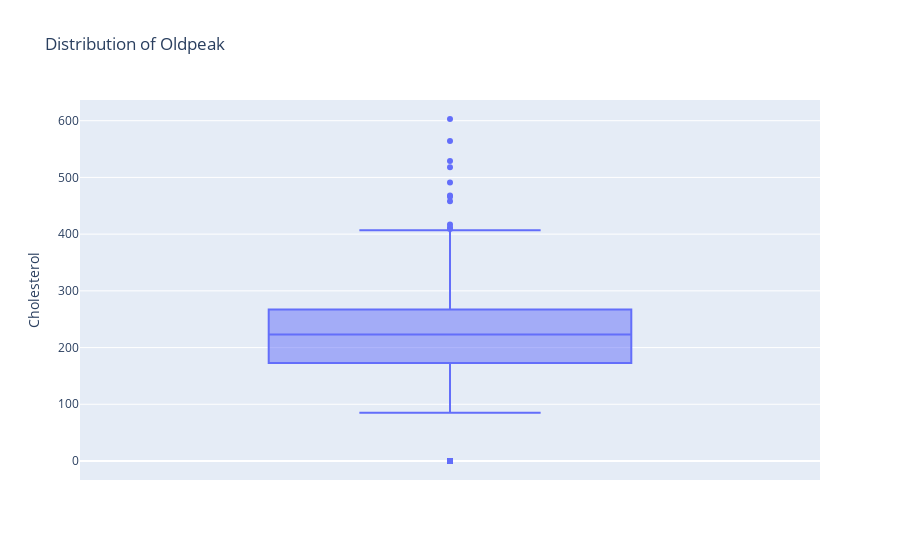

Write notebook code for a chart like this one.
### Code cell
fig = px.box(data, y="Cholesterol", title=f"Distribution of Oldpeak")
fig.show()

### Figure 1 — Plotly figure (JSON) as saved in the notebook; plotly's stock layout.template omitted (floating-point values rounded to 4 significant figures; data arrays with more than 128 entries replaced by an {"elided": "..."} marker saying what was removed)
{"data": [{"alignmentgroup": "True", "hovertemplate": "Cholesterol=%{y}<extra></extra>", "legendgroup": "", "marker": {"color": "#636efa"}, "name": "", "notched": false, "offsetgroup": "", "orientation": "v", "showlegend": false, "type": "box", "x0": " ", "xaxis": "x", "y": {"elided": "918 int values"}, "y0": " ", "yaxis": "y"}], "layout": {"boxmode": "group", "legend": {"tracegroupgap": 0}, "title": {"text": "Distribution of Oldpeak"}, "xaxis": {"anchor": "y", "domain": [0, 1]}, "yaxis": {"anchor": "x", "domain": [0, 1], "title": {"text": "Cholesterol"}}}}
